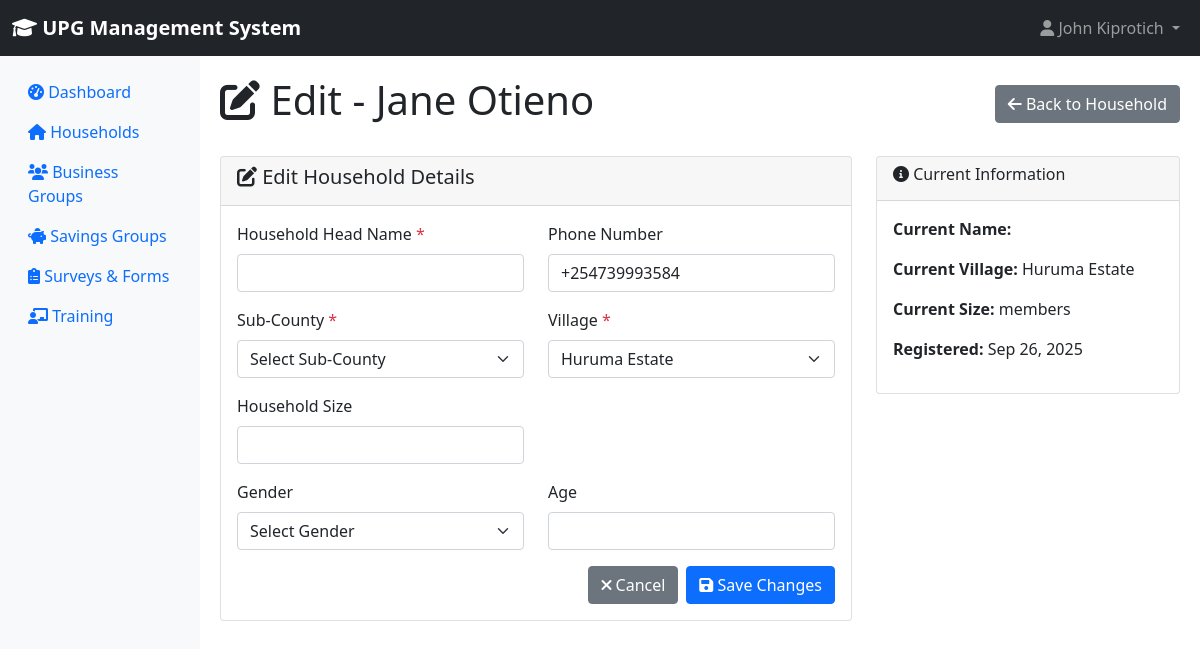
/households/32/edit/ (signed in), run on the app's committed database.
### accounts/models.py (models this page shows, shortened)
class User(AbstractUser):
    ROLE_CHOICES = [
        ('county_executive', 'County Executive (CECM & Governor)'),
        ('county_assembly', 'County Assembly Member'),
        ('ict_admin', 'ICT Administrator'),
        ('me_staff', 'M&E Staff'),
        ('field_associate', 'Field Associate/Mentor Supervisor'),
        ('mentor', 'Mentor'),
        ('beneficiary', 'Beneficiary'),
    ]
    email = models.EmailField(unique=True)
    role = models.CharField(max_length=20, choices=ROLE_CHOICES, default='mentor')
    phone_number = models.CharField(max_length=15, blank=True)
    office = models.CharField(max_length=100, blank=True)
    country = models.CharField(max_length=50, default='Kenya')
    is_active = models.BooleanField(default=True)
    created_at = models.DateTimeField(auto_now_add=True)
    updated_at = models.DateTimeField(auto_now=True)
    class Meta:
        db_table = 'upg_users'

### households/models.py (models this page shows, shortened)
class Household(models.Model):
    village = models.ForeignKey(Village, on_delete=models.CASCADE)
    subcounty = models.ForeignKey(SubCounty, on_delete=models.SET_NULL, null=True, blank=True, related_name='households')
    constituency = models.CharField(max_length=100, blank=True, help_text="Constituency")
    district = models.CharField(max_length=100, blank=True, help_text="District")
    division = models.CharField(max_length=100, blank=True, help_text="Division")
    location_name = models.CharField(max_length=100, blank=True, help_text="Location")
    sub_location = models.CharField(max_length=100, blank=True, help_text="Sub Location")
    head_first_name = models.CharField(max_length=100, blank=True, help_text="First Name of Household Head")
    head_middle_name = models.CharField(max_length=100, blank=True, help_text="Middle Name of Household Head")
    head_last_name = models.CharField(max_length=100, blank=True, help_text="Last Name of Household Head")
    head_gender = models.CharField(max_length=10, choices=[('male', 'Male'), ('female', 'Female')], blank=True)
    head_date_of_birth = models.DateField(null=True, blank=True, help_text="Date of Birth of Household Head")
    head_id_number = models.CharField(max_length=50, blank=True, help_text="ID Number of Household Head")
    head_phone_number = models.CharField(max_length=15, blank=True, help_text="Phone Number of Household Head")
    name = models.CharField(max_length=100, help_text="Household name or identifier")
    national_id = models.CharField(max_length=50)
    phone_number = models.CharField(max_length=15)
    disability = models.BooleanField(default=False)
    gps_latitude = models.DecimalField(max_digits=9, decimal_places=6, null=True, blank=True)
    gps_longitude = models.DecimalField(max_digits=9, decimal_places=6, null=True, blank=True)
    monthly_income = models.DecimalField(max_digits=10, decimal_places=2, null=True, blank=True, help_text="Monthly household income in KES")
    assets = models.JSONField(default=dict, blank=True, help_text="Household assets as JSON")
    has_electricity = models.BooleanField(default=False, help_text="Household has electricity access")
    has_clean_water = models.BooleanField(default=False, help_text="Household has clean water access")
    location = models.CharField(max_length=200, blank=True, help_text="Location description (rural, urban, remote)")
    consent_given = models.BooleanField(default=False, help_text="Household consent for program participation")
    created_at = models.DateTimeField(auto_now_add=True)
    updated_at = models.DateTimeField(auto_now=True)
    @property
    def head_gender(self):
        """Get gender of household head"""
        head = self.head_member
        return head.gender if head else ''
    class Meta:
        db_table = 'upg_households'

### core/models.py (models this page shows, shortened)
class Village(models.Model):
    name = models.CharField(max_length=100)
    subcounty_obj = models.ForeignKey(SubCounty, on_delete=models.CASCADE, related_name='villages', null=True, blank=True)
    saturation = models.CharField(max_length=50, blank=True)  # Coverage level
    qualified_hhs_per_village = models.IntegerField(default=0)
    country = models.CharField(max_length=50, default='Kenya')
    distance_to_market = models.IntegerField(default=0, help_text="Distance to market in kilometers")
    is_program_area = models.BooleanField(default=True, help_text="Whether this village is in a program target area")
    created_at = models.DateTimeField(auto_now_add=True)
    class Meta:
        db_table = 'upg_villages'

### households/views.py (the view, shortened to what this page needs)
# urls.py: path('<int:pk>/edit/', views.household_edit, name='household_edit'),
@login_required
def household_edit(request, pk):
    household = get_object_or_404(Household, pk=pk)
    villages = Village.objects.select_related('subcounty_obj').all()
    from core.models import SubCounty
    subcounties = SubCounty.objects.select_related('county').all()
    context = {
        'household': household,
        'villages': villages,
        'subcounties': subcounties,
        'page_title': f'Edit - {household.name}',
    }
    return render(request, 'households/household_edit.html', context)

### core/context_processors.py (called while the page is built, shortened)
def system_alerts(request):
    if request.user.is_authenticated:
        from settings_module.models import SystemAlert, UserAlertDismissal
        from django.utils import timezone
        active_alerts = SystemAlert.objects.filter(
            is_active=True,
            show_until__gt=timezone.now()
        )
        user_alerts = []
        return {
            'system_alerts': user_alerts,
            'alerts_count': len(user_alerts),
        }
    return {}

### templates/households/household_edit.html (shortened to what this page needs)
{% extends 'base.html' %}
{% block content %}
<div class="d-flex justify-content-between align-items-center mb-4">
    <h1><i class="fas fa-edit"></i> {{ page_title }}</h1>
    <a href="{% url 'households:household_detail' household.pk %}" class="btn btn-secondary">
        <i class="fas fa-arrow-left"></i> Back to Household
    </a>
</div>
<div class="row">
    <div class="col-md-8">
        <div class="card">
            <div class="card-header">
                <h5><i class="fas fa-edit"></i> Edit Household Details</h5>
            </div>
            <div class="card-body">
                <form method="post">
                    <div class="row">
                        <div class="col-md-6 mb-3">
                            <label for="household_head" class="form-label">Household Head Name <span class="text-danger">*</span></label>
                            <input type="text" class="form-control" id="household_head" name="household_head" value="{{ household.household_head }}" required>
                        </div>
                        <div class="col-md-6 mb-3">
                            <label for="phone_number" class="form-label">Phone Number</label>
                            <input type="tel" class="form-control" id="phone_number" name="phone_number" value="{{ household.phone_number|default:'' }}">
                        </div>
                    </div>
                    <div class="row">
                        <div class="col-md-6 mb-3">
                            <label for="subcounty" class="form-label">Sub-County <span class="text-danger">*</span></label>
                            <select class="form-select" id="subcounty" name="subcounty" required>
                                <option value="">Select Sub-County</option>
                            </select>
                        </div>
                        <div class="col-md-6 mb-3">
                            <label for="village" class="form-label">Village <span class="text-danger">*</span></label>
                            <select class="form-select" id="village" name="village" required>
                                {% for village in villages %}
                                <option value="{{ village.id }}" data-subcounty="{{ village.subcounty_obj_id }}" {% if household.village_id == village.id %}selected{% endif %}>{{ village.name }}</option>
                                {% endfor %}
                            </select>
                        </div>
                    </div>
                    <div class="row">
                        <div class="col-md-6 mb-3">
                            <label for="household_size" class="form-label">Household Size</label>
                            <input type="number" class="form-control" id="household_size" name="household_size" min="1" value="{{ household.household_size }}">
                        </div>
                    </div>
                    <div class="row">
                        <div class="col-md-6 mb-3">
                            <label for="gender" class="form-label">Gender</label>
                            <select class="form-select" id="gender" name="gender">
                                <option value="">Select Gender</option>
                            </select>
                        </div>
                        <div class="col-md-6 mb-3">
                            <label for="age" class="form-label">Age</label>
                            <input type="number" class="form-control" id="age" name="age" min="18" max="120" value="{{ household.age|default:'' }}">
                        </div>
                    </div>
                    <div class="d-flex justify-content-end gap-2">
                        <a href="{% url 'households:household_detail' household.pk %}" class="btn btn-secondary">
                            <i class="fas fa-times"></i> Cancel
                        </a>
                        <button type="submit" class="btn btn-primary">
                            <i class="fas fa-save"></i> Save Changes
                        </button>
                    </div>
                </form>
            </div>
        </div>
    </div>
    <div class="col-md-4">
        <div class="card">
            <div class="card-header">
                <h6><i class="fas fa-info-circle"></i> Current Information</h6>
            </div>
            <div class="card-body">
                <p><strong>Current Name:</strong> {{ household.household_head }}</p>
                <p><strong>Current Village:</strong> {{ household.village.name|default:"Not specified" }}</p>
                <p><strong>Current Size:</strong> {{ household.household_size }} members</p>
                <p><strong>Registered:</strong> {{ household.created_at|date:"M d, Y" }}</p>
            </div>
        </div>
    </div>
</div>
{% endblock %}

### templates/base.html (shortened to what this page needs)
<!DOCTYPE html>
<html lang="en">
<head>
    <link href="https://cdn.jsdelivr.net/npm/bootstrap@5.1.3/dist/css/bootstrap.min.css" rel="stylesheet">
    <link href="https://cdnjs.cloudflare.com/ajax/libs/font-awesome/6.0.0/css/all.min.css" rel="stylesheet">
</head>
<body>
    <nav class="navbar navbar-expand-lg navbar-dark bg-dark">
        <div class="container-fluid">
            <a class="navbar-brand" href="{% url 'dashboard:dashboard' %}">
                <i class="fas fa-graduation-cap"></i> UPG Management System
            </a>
            {% if user.is_authenticated %}
            <div class="navbar-nav ms-auto">
                <div class="nav-item dropdown">
                    <a class="nav-link dropdown-toggle" href="#" role="button" data-bs-toggle="dropdown">
                        <i class="fas fa-user"></i> {{ user.get_full_name|default:user.username }}
                    </a>
                </div>
            </div>
            {% endif %}
        </div>
    </nav>
    <div class="container-fluid">
        <div class="row">
            {% if user.is_authenticated %}
            <nav class="col-md-2 d-none d-md-block sidebar">
                <div class="sidebar-sticky pt-3">
                    <ul class="nav flex-column">
                        <li class="nav-item">
                            <a class="nav-link {% if request.resolver_match.url_name == 'dashboard' %}active{% endif %}"
                               href="{% url 'dashboard:dashboard' %}">
                                <i class="fas fa-tachometer-alt"></i> Dashboard
                            </a>
                        </li>
                        {% if perms.can_view_households %}
                        <li class="nav-item">
                            <a class="nav-link" href="{% url 'households:household_list' %}">
                                <i class="fas fa-home"></i> Households
                            </a>
                        </li>
                        {% endif %}
                        {% if perms.can_view_business_groups %}
                        <li class="nav-item">
                            <a class="nav-link" href="{% url 'business_groups:group_list' %}">
                                <i class="fas fa-users"></i> Business Groups
                            </a>
                        </li>
                        {% endif %}
                        {% if perms.can_view_savings_groups %}
                        <li class="nav-item">
                            <a class="nav-link" href="{% url 'savings_groups:savings_list' %}">
                                <i class="fas fa-piggy-bank"></i> Savings Groups
                            </a>
                        </li>
                        {% endif %}
                        {% if perms.can_view_surveys %}
                        <li class="nav-item">
                            <a class="nav-link" href="{% url 'surveys:survey_list' %}">
                                <i class="fas fa-clipboard-list"></i> Surveys & Forms
                            </a>
                        </li>
                        {% endif %}
                        {% if perms.can_view_training %}
                        <li class="nav-item">
                            <a class="nav-link" href="{% url 'training:training_list' %}">
                                <i class="fas fa-chalkboard-teacher"></i> Training
                            </a>
                        </li>
                        {% endif %}
                    </ul>
                </div>
            </nav>
            {% endif %}
            <main role="main" class="{% if user.is_authenticated %}col-md-10 ml-sm-auto{% else %}col-12{% endif %} content-wrapper">
                {% block content %}{% endblock %}
            </main>
        </div>
    </div>
</body>
</html>

### templates/base.html (style rules this page uses)
.navbar-brand { font-weight: bold; }
.sidebar { min-height: 100vh; background-color: #f8f9fa; }
.content-wrapper { padding: 20px; }

### data on the page
User: get_full_name "John Kiprotich"
Household: phone_number "+254739993584", village "Huruma Estate", village.name "Huruma Estate", created_at "Sep 26, 2025"

### other printed values
{{ page_title }} "Edit - Jane Otieno"
